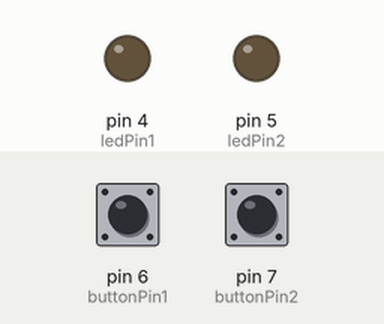
Simulated run of this sketch. Board: Arduino Uno, built with avr-gcc and run on an emulated ATmega328P. Parts: output pins drawn as LEDs (lit = HIGH). Dashed ring = blinking. The test bench sets the inputs (shaded band); at power-on: pin 6 (buttonPin1) LOW, pin 7 (buttonPin2) LOW.

Above: at 1.2 s.
1.3 s: pin 6 (buttonPin1) pulled HIGH for 0.15 s
At 1.45 s:
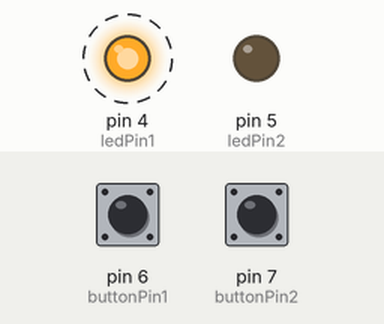
4.4 s: pin 7 (buttonPin2) pulled HIGH for 0.15 s
At 5.3 s:
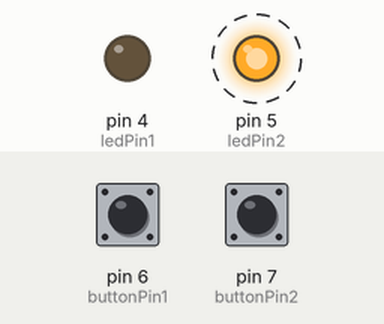
7.5 s: pin 7 (buttonPin2) pulled HIGH for 1 s
At 7.65 s:
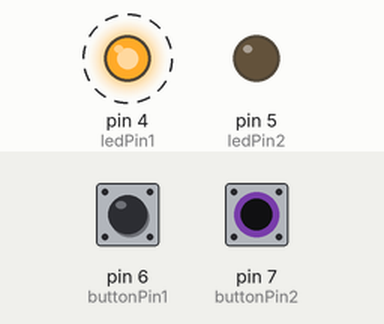
10.5 s: pin 7 (buttonPin2) pulled HIGH for 3.2 s
At 12.5 s:
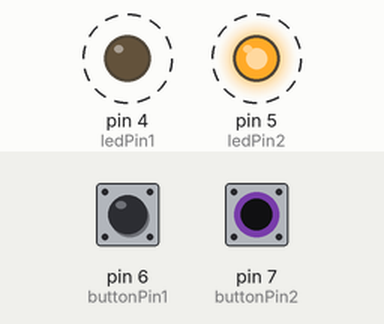
Timing chart, 0 to 16.2 s (numbered marks = the images above; inputs shaded):
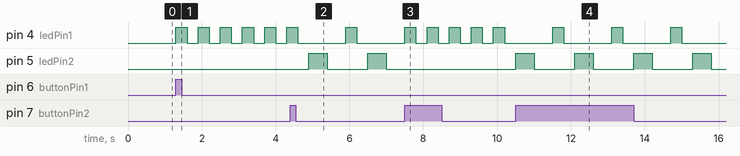

Measured:
- after the input at 1.3 s, pin 4 (ledPin1): alternates HIGH for 0.30 s and LOW for 0.30 s, starting at once
- after the input at 4.4 s, pin 5 (ledPin2): alternates HIGH for 0.50 s and LOW for 1.1 s, starting after 0.50 s
- after the input at 7.5 s, pin 4 (ledPin1): alternates HIGH for 0.30 s and LOW for 0.30 s, starting after 0.60 s; pin 5 (ledPin2): stops changing and stays LOW
- after the input at 10.5 s, pin 4 (ledPin1): alternates HIGH for 0.30 s and LOW for 1.3 s, starting after 1.0 s; pin 5 (ledPin2): alternates HIGH for 0.50 s and LOW for 1.1 s, starting at once

The sketch:

12_SW_LED_cntl_blink_PCINT.ino
```cpp
/*
  하드웨어 설계
  - SW(스위치)는 Active HIGH
  - LED는 Active HIGH
*/

#include "PinChangeInterrupt.h"

const int ledPin1 = 4;
const int buttonPin1 = 6;
const int ledPin2 = 5;
const int buttonPin2 = 7;
int led_flag1 = 0; // 0 = LED off, 1 = LED on
int led_flag2 = 0;


// 사용자 함수 선언
// ISR(인터럽트 서비스 루틴)
void buttonPressed1(void)
{
  // 스위치 동작에 따른 상태값 변경

  if (led_flag1 == 0) {  // 꺼져 있으면 켜고
      led_flag1 = 1;
    }
  else {  // 켜져 있으면 끄고
    led_flag1 = 0;
  }
}

void buttonPressed2(void)
{
  // 스위치 동작에 따른 상태값 변경

  if (led_flag2 == 0) {  // 꺼져 있으면 켜고
      led_flag2 = 1;
    }
  else {  // 켜져 있으면 끄고
    led_flag2 = 0;
  }
}

void setup() {
  Serial.begin(115200);
  pinMode(ledPin1, OUTPUT);
  pinMode(buttonPin1, INPUT);
  pinMode(ledPin2, OUTPUT);
  pinMode(buttonPin2, INPUT);
  attachPCINT(digitalPinToPCINT(buttonPin1), buttonPressed1, RISING);
  attachPCINT(digitalPinToPCINT(buttonPin2), buttonPressed2, RISING);

  // LED를 끄고 시작
  digitalWrite(ledPin1, LOW);
  digitalWrite(ledPin2, LOW);
}

void loop() {

  // 상태값에 따른 동작 구현

  if (led_flag1 == 1) {
    digitalWrite(ledPin1, HIGH);
    delay(300);
    digitalWrite(ledPin1, LOW);
    delay(300);
  }

  if (led_flag2 == 1) {
    digitalWrite(ledPin2, HIGH);
    delay(500);
    digitalWrite(ledPin2, LOW);
    delay(500);
  }
}
```
